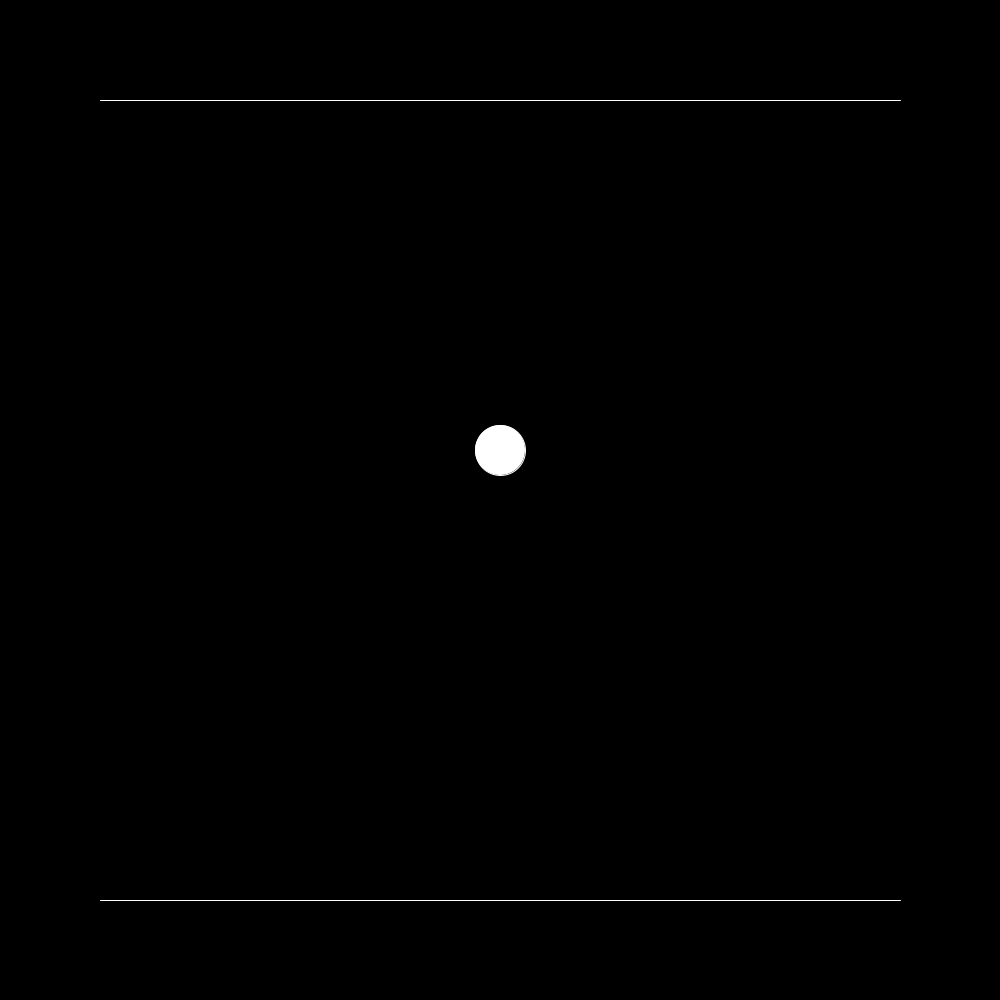
Frame 1 (no input)
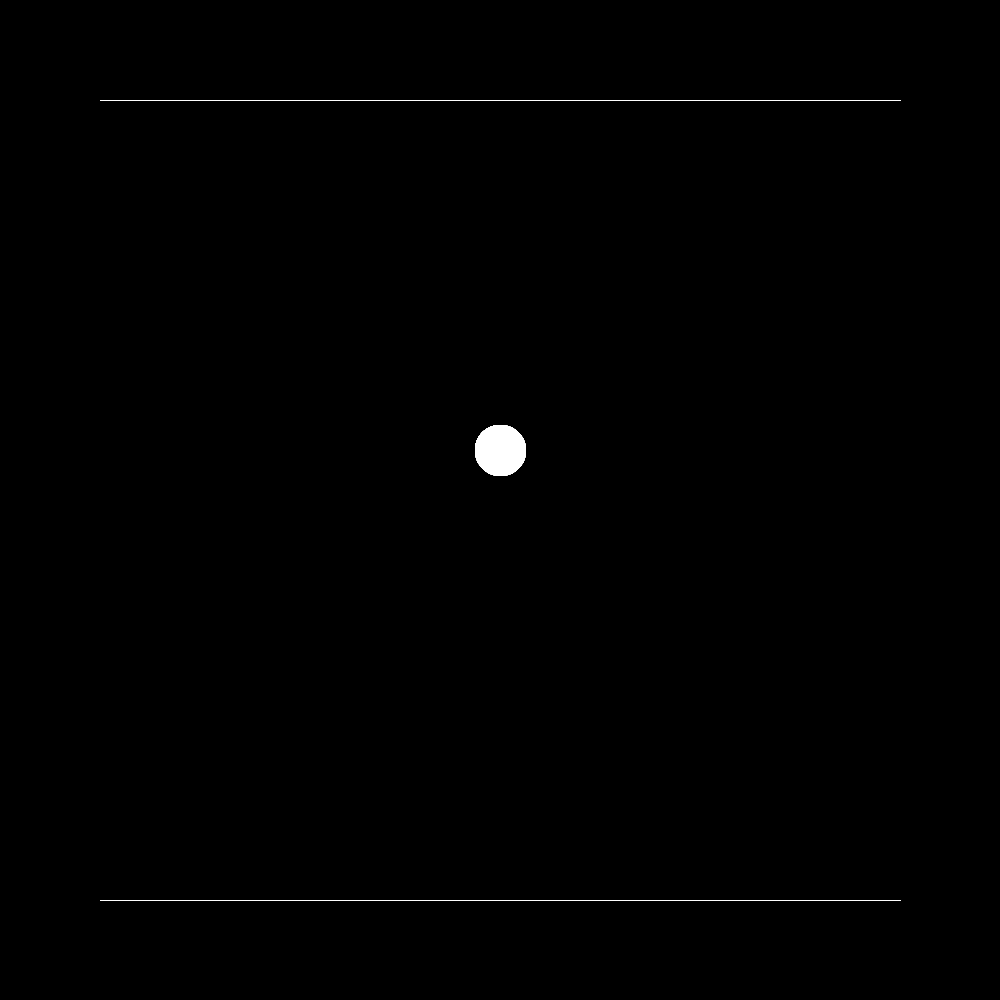
Frame 60 (the mouse pressed at the canvas centre just before this capture)
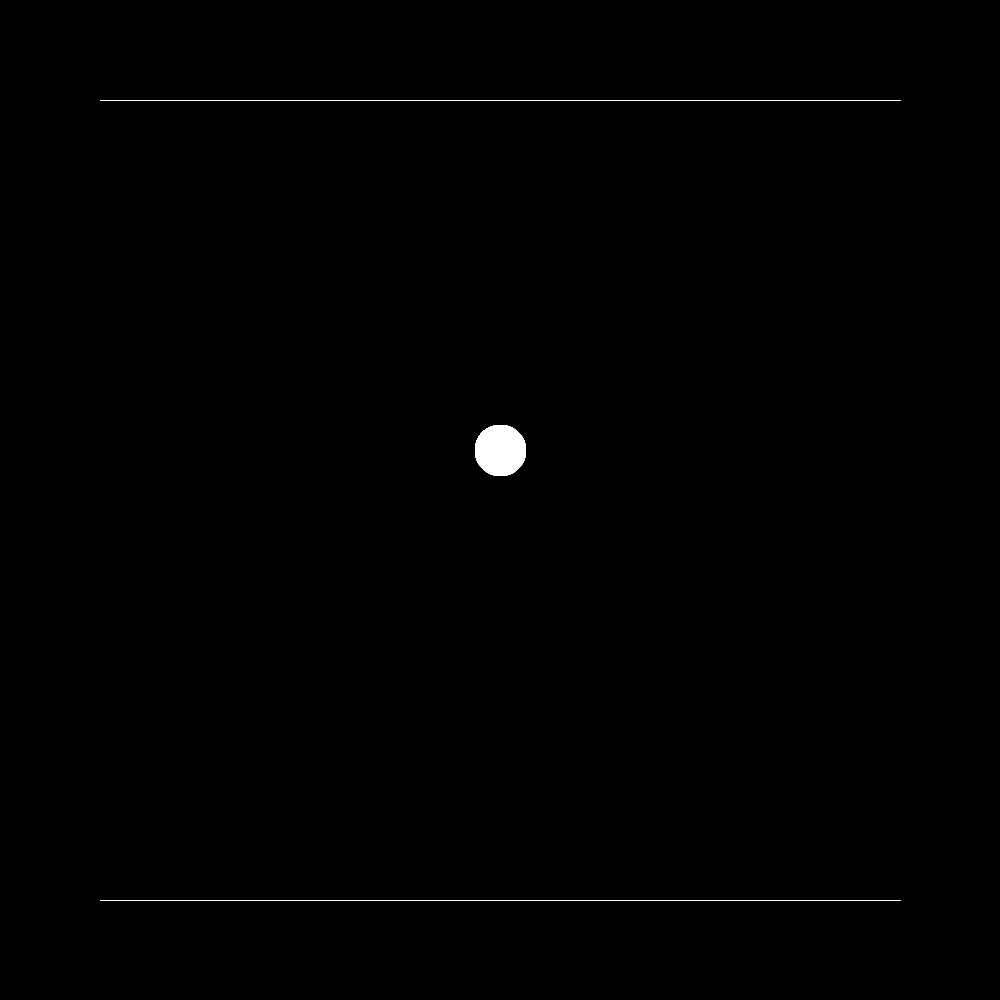
Frame 120 (the mouse held since frame 60 and released just before this capture)

The Processing sketch that drew these frames (run headless with seeded random() and noise(); from frame 60 on, the mouse is pressed at the canvas centre):

// Processing sketch: Baouncingball_WIP_
// ── Baouncingball_WIP_.pde
int ballY = 450;
int topY = 100;
int bottomY = 900;
int sped = 1;
void setup(){
  size(1000,1000);
  background(0,0,0);
  
  
  
}
    void draw(){
      
      stroke(255,255,255);
      line(100,topY,900,topY);
      line(100,bottomY,900,bottomY);
      ellipse(500,ballY,50,50);
      
      
      
      
    }
